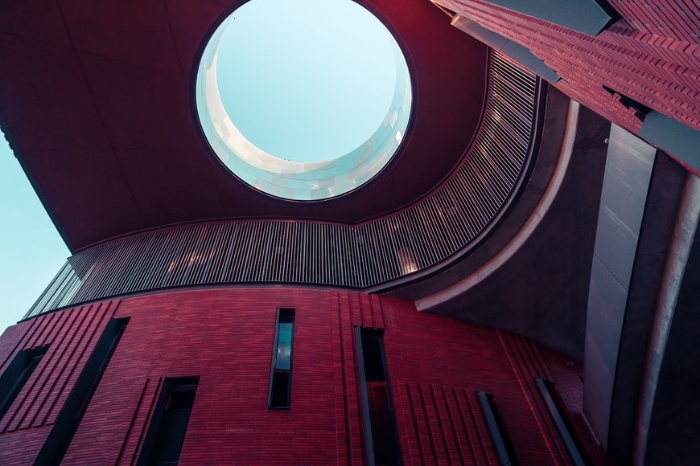
#> input picture other/other/testing.jpeg, 700 x 466 px
$ jupyter execute --allow-errors testing.ipynb
#> lines starting #> are read from the running program, lines starting #| are printed output that depends on the picture; after the words box and inside, x2 and y2 are one past the last pixel; in counts of white or black regions, pixels touching at a corner belong together
[cell 1]
# import required libraries
import cv2
from PIL import Image
import numpy as np

[cell 2]
path = "/The_Code/testing.jpeg"
mask_no = 1

[cell 3]
import cv2

#read image
img_grey = cv2.imread('testing.jpeg', cv2.IMREAD_GRAYSCALE)
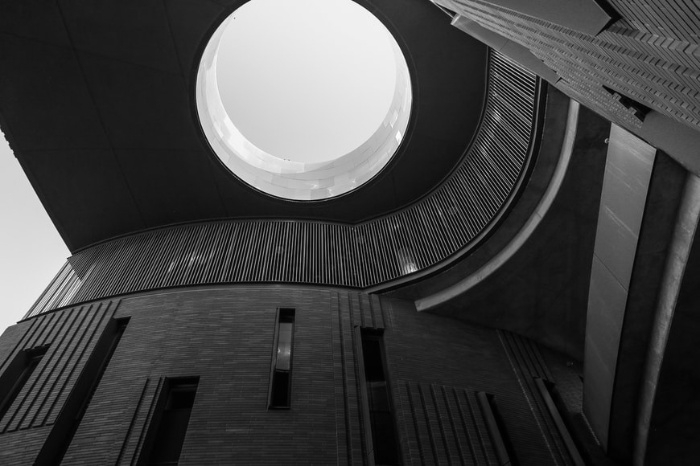
#> img_grey: shape (466, 700); min 0, max 254, mean 67.2

# define a threshold, 128 is the middle of black and white in grey scale
thresh = 150

# threshold the image
img_binary = cv2.threshold(img_grey, thresh, 255, cv2.THRESH_BINARY)[1]
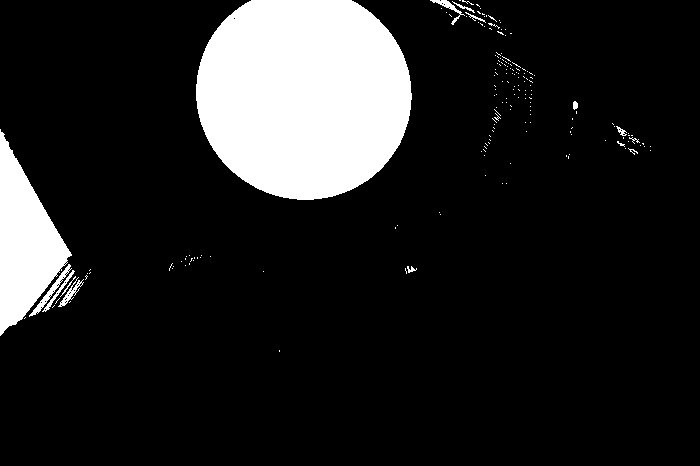
#> img_binary: shape (466, 700); 13.5% white; 183 white regions (169 under 20 px), largest, box (x1, y1, x2, y2) and area: (196, 0, 412, 200) 35014, (0, 129, 72, 336) 7657, (29, 264, 72, 317) 312

#save image
# cv2.imshow("Binary", img_binary)
# cv2.waitKey(0)
# cv2.destroyAllWindows()

print(len(img_binary.shape))
#| 2
#> (the rest of this cell did not finish here and is left out)
